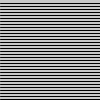
Frame 1 (no input)
Frame 60 (the mouse pressed at the canvas centre just before this capture): identical to frame 1, image omitted
Frame 120 (the mouse held since frame 60 and released just before this capture): identical to frame 1, image omitted

The Processing sketch that drew this single still picture (run headless with seeded random() and noise(); from frame 60 on, the mouse is pressed at the canvas centre):

// Processing sketch: L5_1c
// ── L5_1c.pde
void setup() {
  size(100, 100);
}


void draw() {
  background(200);
  int a = 99;  
  while (a > 0) {
    line(0, a, 100, a);
    a = a - 3;
  }
}
